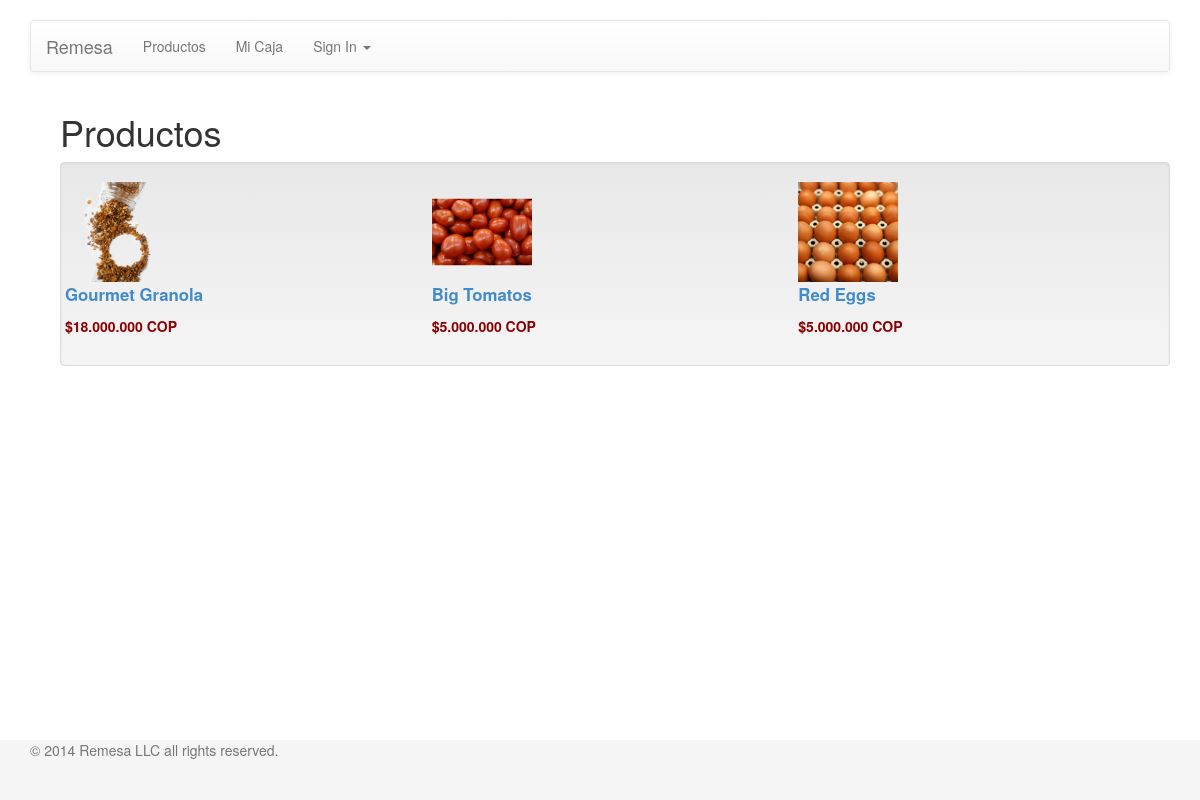
Screenshot of /products/ with the database file from the repository.
### catalogue/models.py (models this page shows, shortened)
class Product(models.Model):
    category = models.ForeignKey('CatalogueCategory', related_name='products')
    name = models.CharField(max_length=300)
    slug = models.SlugField(max_length=150)
    description = models.TextField()
    photo = models.ImageField(upload_to='product_photo', blank=True)
    manufacturer = models.CharField(max_length=300, blank=True)
    price_in_cop = models.DecimalField(max_digits=6, decimal_places=3)

### remesa/views.py (the view)
# urls.py: url(r'^products/', 'remesa.views.products', name='products'),
def products(request):
    context = {
        'products': Product.objects.all()
    }
    return render_to_response(
        'catalogue.html',
        context_instance=RequestContext(request, context))

### remesa/templates/catalogue.html (shortened to what this page needs)
{% extends 'base.html' %}
{% block content %}
<div class="container-fluid">
    <div class="row">
        <div class="col-md-12">
            <h1>Productos</h1>
            <div class="well">
                {% for product in products %}
                    {% if forloop.first %}
                        <div class="row">
                    {% endif %}
                        <div class="col-md-4">
                            {% include 'product.html' %}
                        </div>
                    {% if forloop.counter|divisibleby:3 %}
                        </div>
                    {% endif %}
                {% endfor %}
            </div>
        </div>
    </div>
</div>
{% endblock %}

### remesa/templates/product.html
    <div class="row">
       <a href="">
           <img class="img-responsive" src="{{product.photo.url}}"
           alt="Responsive image" style="max-width: 100px"></img>
       </a>
    </div>
    <div class="row">
        <p><big><strong><a href="">{{product.name}}</a></strong></big></p>
    </div>
    <div class="row">
        <p><strong style="color:darkred">${{product.price_in_cop}}.000 COP</strong></p>
    </div>

### remesa/static/css/custom.css (style rules this page uses)
body { padding-top: 20px; padding-bottom: 20px; }
html { position: relative; min-height: 100%; }
body { margin-bottom: 60px; }

### rows the page displays
Product: photo (picture), name "Gourmet Granola", price_in_cop "18.000"
Product: photo (picture), name "Big Tomatos", price_in_cop "5.000"
Product: photo (picture), name "Red Eggs", price_in_cop "5.000"
